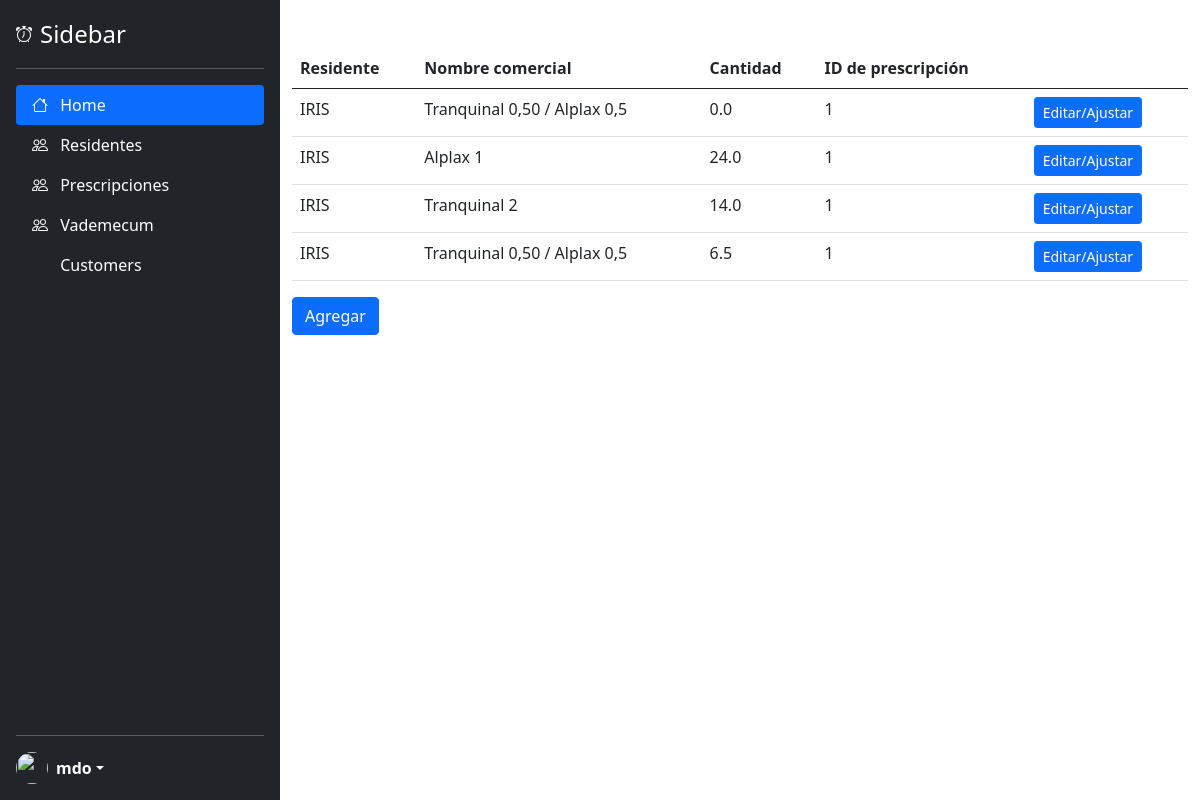
The app's page /stock_list/1, older data.
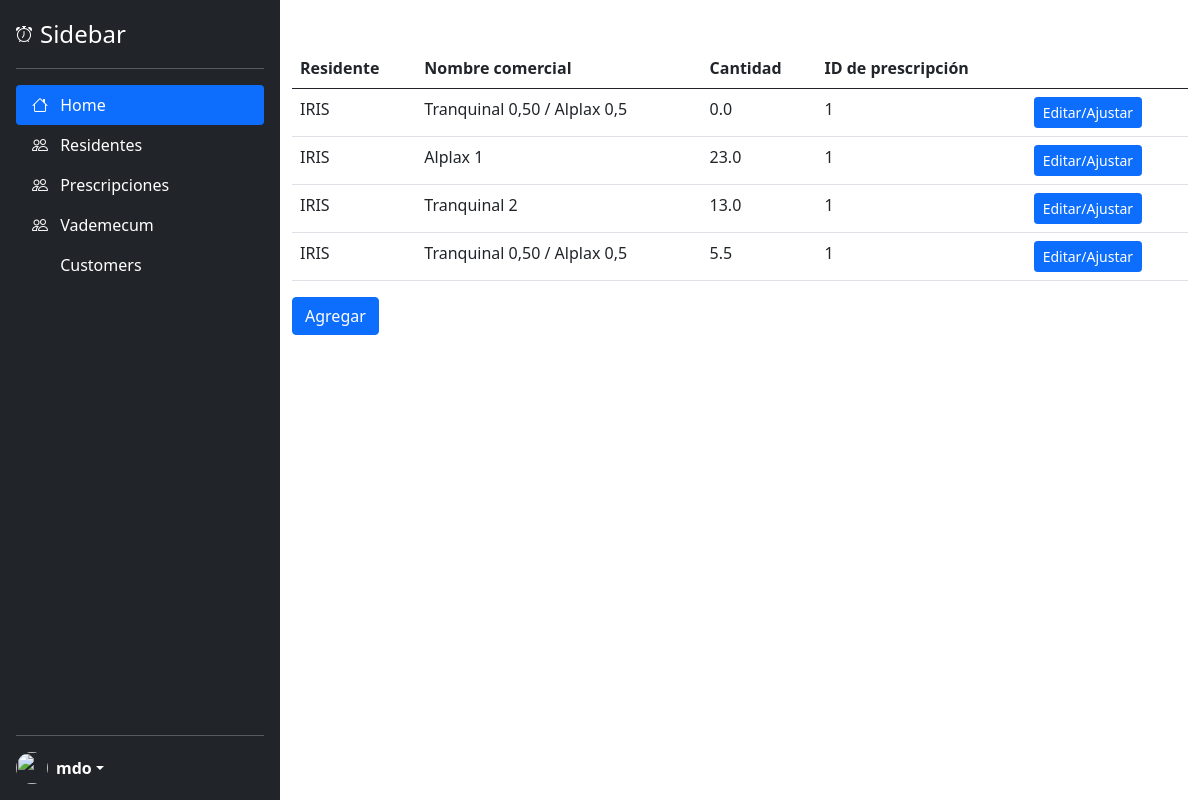
The same page, newer data.
### tables this page shows
CREATE TABLE "stock" (
	"stock_id"	INTEGER,
	"resident_id"	INTEGER NOT NULL,
	"medication_id"	INTEGER NOT NULL,
	"amount"	REAL,
	"notes"	TEXT,
	"date"	DATE NOT NULL,
	"prescription_id"	INTEGER NOT NULL,
	PRIMARY KEY("stock_id" AUTOINCREMENT)
);

### main.py (the view)
@app.route("/stock_list/<int:prescription_id>", methods = ["GET"])
def stock_list(prescription_id):
    stock_list = get_stock_from_value("prescription_id", prescription_id)
    for stock in stock_list:
        stock.to_show_in_html()
    return render_template("/stock_list.html", stock_list = stock_list, prescription_id = prescription_id)

### src/resident.py (called while the page is built)
def create_resident_dictionary(resident_tuple):
    resident_dictionary = {
        "resident_id" : resident_tuple[0],
        "name" : resident_tuple[1],
        "last_name" : resident_tuple[2],
        "status" : resident_tuple[3],
        "admission_date" : resident_tuple[4],
        "birth_date" : resident_tuple[5],
        "age" : resident_tuple[6],
        "gender" : resident_tuple[7],
        "citizenship" : resident_tuple[8],
        "marital_status" : resident_tuple[9],
        "id_type" : resident_tuple[10],
        "id_number" : resident_tuple[11],
        "address" : resident_tuple[12],
        "city" : resident_tuple[13],
        "prepaid" : resident_tuple[14],
        "affiliation_number" : resident_tuple[15],
        "nickname" : resident_tuple[16]
    }
    return resident_dictionary

def get_resident_by_id(resident_id):
    with sqlite3.connect("./ayekan.db") as conn:
        cursor = conn.cursor()
        cursor.execute(f'SELECT * FROM residents WHERE resident_id="{resident_id}";')
        result = cursor.fetchone()
        resident_dictionary = create_resident_dictionary(result)
        resident = Resident(resident_dictionary)
        return resident

### src/stock.py (called while the page is built)
def create_stock_dictionary(stock_tuple):
    stock_dictionary = {
        "stock_id": stock_tuple[0],
        "resident_id": stock_tuple[1],
        "medication_id": stock_tuple[2],
        "amount": stock_tuple[3],
        "notes": stock_tuple[4],
        "date": stock_tuple[5],
        "prescription_id": stock_tuple[6]
    }
    return stock_dictionary

def get_stock_from_value(field_name, value):
    with sqlite3.connect("./ayekan.db") as conn:
        cursor = conn.cursor()
        cursor.execute(f'SELECT * FROM stock WHERE {field_name} = "{value}";')
        stock_list = []
        result = cursor.fetchall()
        for stock_tuple in result:
            stock_dictionary = create_stock_dictionary(stock_tuple)
            stock = Stock(stock_dictionary)
            stock_list.append(stock)
        return stock_list

    def to_show_in_html(self):
        self.resident_id = get_resident_by_id(self.resident_id).nickname.upper()
        self.medication_id = get_medication_by_id(self.medication_id).commercial_name.title()

### app/templates/stock_list.html (shortened to what this page needs)
{% extends "base.html" %}
{% block content %}
  <table class="table table-hover">
    <thead>
      <tr>
        <th scope="col">Residente</th>
        <th scope="col">Nombre comercial</th>
        <th scope="col">Cantidad</th>
        <th scope="col">ID de prescripción</th>
        <th scope="col"></th>
      </tr>
    </thead>
    <tbody>
      {% for stock in stock_list %}
      <tr>
        <td>{{ stock.resident_id }}</td>
        <td>{{ stock.medication_id }}</td>
        <td>{{ stock.amount }}</td>
        <td>{{ stock.prescription_id }}</td>
        <td>
          <a href="{{ url_for('stock_details', stock_id = stock.stock_id) }}" class="btn btn-primary btn-sm">Editar/Ajustar</a>
        </td>
      </tr>
      {% endfor %}
    </tbody>
  </table>
  <a href="{{ url_for('new_stock', prescription_id = prescription_id) }}" class="btn btn-primary">Agregar</a>
{% endblock %}

### app/templates/base.html (shortened to what this page needs)
<!doctype html>
<html lang="en">
    <head>
        <link href="https://cdn.jsdelivr.net/npm/bootstrap@5.0.2/dist/css/bootstrap.min.css" rel="stylesheet">
        <link rel="stylesheet" href="https://cdn.jsdelivr.net/npm/bootstrap-icons@1.5.0/font/bootstrap-icons.css">
        <link rel="stylesheet" href="https://getbootstrap.com/docs/5.1/examples/sidebars/sidebars.css">
    </head>
    {% block body %}
    <body>
        <div class="d-flex">
            <div class="d-flex flex-column flex-shrink-0 p-3 text-white bg-dark sticky-top" style="width: 280px; height: 100vh">
                <a href="/" class="d-flex align-items-center mb-3 mb-md-0 me-md-auto text-white text-decoration-none">
                    <i class="bi me-2 bi-alarm"></i>
                    <span class="fs-4">Sidebar</span>
                </a>
                <hr>
                <ul class="nav nav-pills flex-column mb-auto">
                    <li class="nav-item">
                        <a href="#" class="nav-link active" aria-current="page">
                        <i class="bi me-2 bi-house"></i>
                        Home
                        </a>
                    </li>
                    <li>
                        <a href="{{ url_for('resident_search') }}" class="nav-link text-white">
                        <i class="bi me-2 bi-people"></i>
                        Residentes
                        </a>
                    </li>
                    <li>
                        <a href="{{ url_for('residents_list') }}" class="nav-link text-white">
                        <i class="bi me-2 bi-people"></i>
                        Prescripciones
                        </a>
                    </li>
                    <li>
                        <a href="{{ url_for('medication_search')  }}" class="nav-link text-white">
                        <i class="bi me-2 bi-people"></i>
                        Vademecum
                        </a>
                    </li>
                    <li>
                        <a href="#" class="nav-link text-white">
                        <svg class="bi me-2" width="16" height="16"><use xlink:href="#people-circle"></use></svg>
                        Customers
                        </a>
                    </li>
                </ul>
                <hr>
                <div class="dropdown">
                    <a href="#" class="d-flex align-items-center text-white text-decoration-none dropdown-toggle" id="dropdownUser1" data-bs-toggle="dropdown" aria-expanded="false">
                        <img src="https://github.com/mdo.png" alt="" width="32" height="32" class="rounded-circle me-2">
                        <strong>mdo</strong>
                    </a>
                </div>
            </div>
            <div class="container mt-5 ">
                {% block content %}
                {% endblock %}
            </div>
        </div>
    </body>
    {% endblock %}
</html>

Row changes from the older to the newer data that the page shows:
changed stock (number 2 of 4 on the later page): amount "24.0" → "23.0"
changed stock (number 3 of 4 on the later page): amount "14.0" → "13.0"
changed stock (number 4 of 4 on the later page): amount "6.5" → "5.5"
